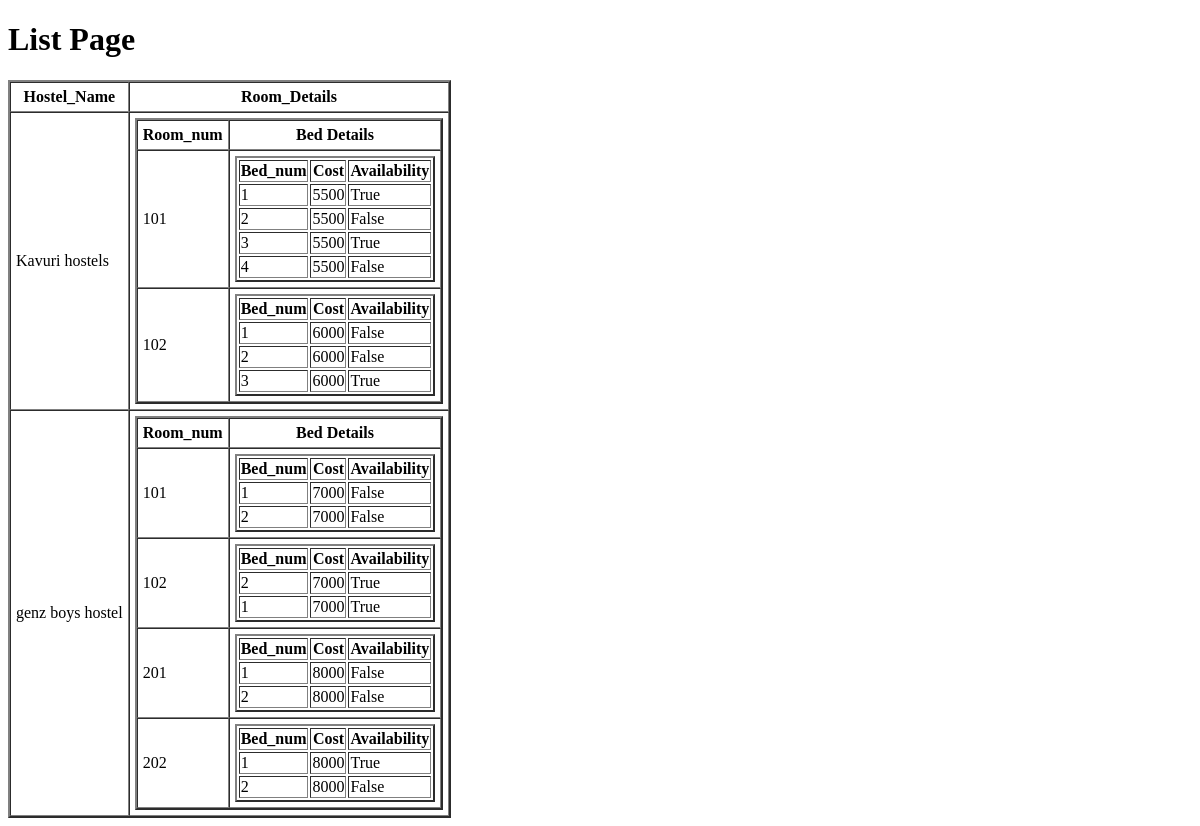
/Owner/list/, run on an earlier commit of the app's database.
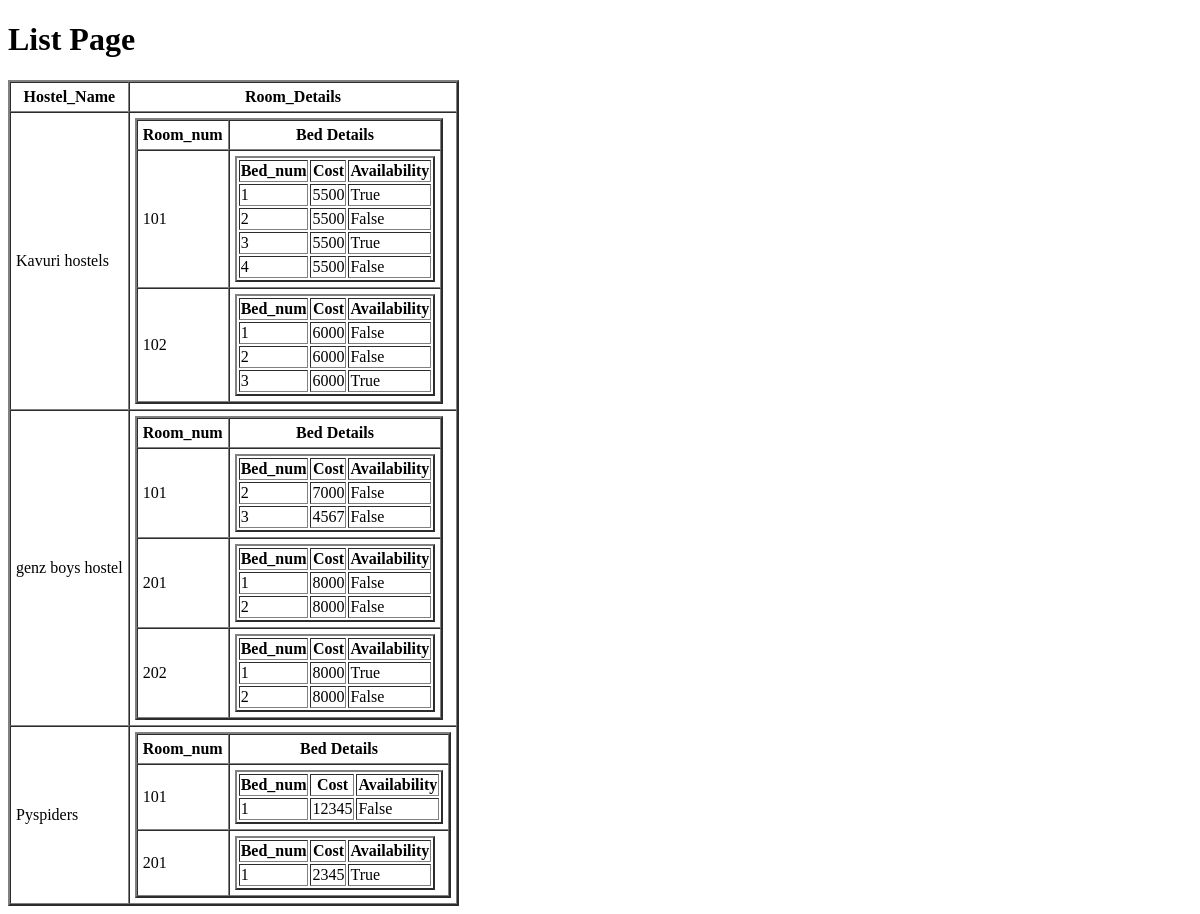
And on a later commit of the database.
### Owner/models.py (models this page shows, shortened)
class hostel_details_model(models.Model):
    hostel_id=models.AutoField(primary_key=True)
    hostel_name=models.CharField(max_length=20,unique=True)
    address=models.TextField(max_length=100)
    GST=models.CharField(max_length=15,unique=True)
    license=models.CharField(max_length=20,unique=True)
    type_of_hostel=models.CharField(max_length=10,choices=[['Male','Male'],['Female','Female'],['Co_living','Co_living']])
    hostel_owner_name=models.CharField(max_length=30)
    owner_id=models.PositiveIntegerField()
    owner_phone_no=models.PositiveBigIntegerField(unique=True)
    owner_email=models.EmailField(unique=True)
    location=models.CharField(max_length=50,default='Hyderabad')

class rooms_details_model(models.Model):
    hostel_id=models.ForeignKey(hostel_details_model,on_delete=models.CASCADE)
    room_id=models.AutoField(primary_key=True)
    room_no=models.PositiveIntegerField()
    num_of_beds=models.PositiveIntegerField()

class bed_details_model(models.Model):
    bed_id=models.AutoField(primary_key=True)
    room_no=models.ForeignKey(rooms_details_model,on_delete=models.CASCADE)
    bed_no=models.CharField(choices=[['1','1'],['2','2'],['3','3'],['4','4'],['5','5'],['6','6']],max_length=10)
    bed_cost=models.PositiveIntegerField()
    availability=models.BooleanField()

### Owner/views.py (the view)
def list_view(request):
    hostel_details=hostel_details_model.objects.all()
    room_details=rooms_details_model.objects.all()
    bed_details=bed_details_model.objects.all()
    return render(request=request,template_name='list.html',context={'hostel_details':hostel_details,'room_details':room_details,'bed_details':bed_details})

### Owner/Templates/list.html (shortened to what this page needs)
<!DOCTYPE html>
<html lang="en">
<head>
</head>
<body>
    <h1>List Page</h1>
    <table border="2" cellpadding="5" cellspacing="0">
        <tr>
            <th>Hostel_Name</th>
            <th>Room_Details</th>
        </tr>
            {% for i in hostel_details %}
            <tr>
                <td>{{i.hostel_name}}</td>
                <td>
                    <table border="2" cellpadding="5" cellspacing="0">
                        <tr>
                            <th>Room_num</th>
                            <th>Bed Details</th>
                        </tr>
                        {% for j in room_details %}
                        {% if j.hostel_id == i %}
                        <tr>
                            <td>{{j.room_no}} </td>
                            <td>
                            <table border="2">
                                <tr>
                                        <th>Bed_num</th>
                                        <th>Cost</th>
                                        <th>Availability</th>
                                </tr>
                                {% for k in bed_details %}
                                {% if j == k.room_no %}
                                <tr>
                                    <td>{{k.bed_no}}</td>
                                    <td>{{k.bed_cost}}</td>
                                    <td>{{k.availability}}</td>
                                </tr>
                                {% endif %}
                                {% endfor %}
                            </table>
                            </td>
                        </tr>
                        {% endif %}
                        {% endfor %}
                   </table>
                </td>
            </tr>
             {% endfor %}
    </table>
</body>
</html>

What changed in the data, as far as the page shows it:
removed bed_details_model: bed_no "1", bed_cost "7000", availability "False", shown under rooms_details_model (number 3 of 7 on the later page)
removed rooms_details_model: room_no "102", shown under hostel_details_model "genz boys hostel"
removed bed_details_model: bed_no "2", bed_cost "7000", availability "True", shown under "102"
removed bed_details_model: bed_no "1", bed_cost "7000", availability "True", shown under "102"
added bed_details_model: bed_no "3", bed_cost "4567", availability "False", shown under rooms_details_model (number 3 of 7 on the later page)
added hostel_details_model: hostel_name "Pyspiders"
added rooms_details_model: room_no "101", shown under "Pyspiders"
added bed_details_model: bed_no "1", bed_cost "12345", availability "False", shown under "101"
added rooms_details_model: room_no "201", shown under "Pyspiders"
added bed_details_model: bed_no "1", bed_cost "2345", availability "True", shown under "201"
